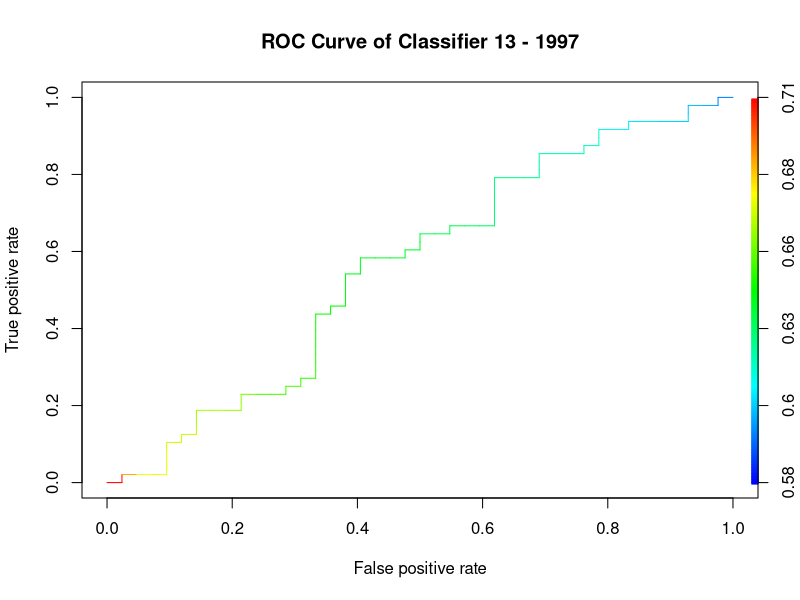
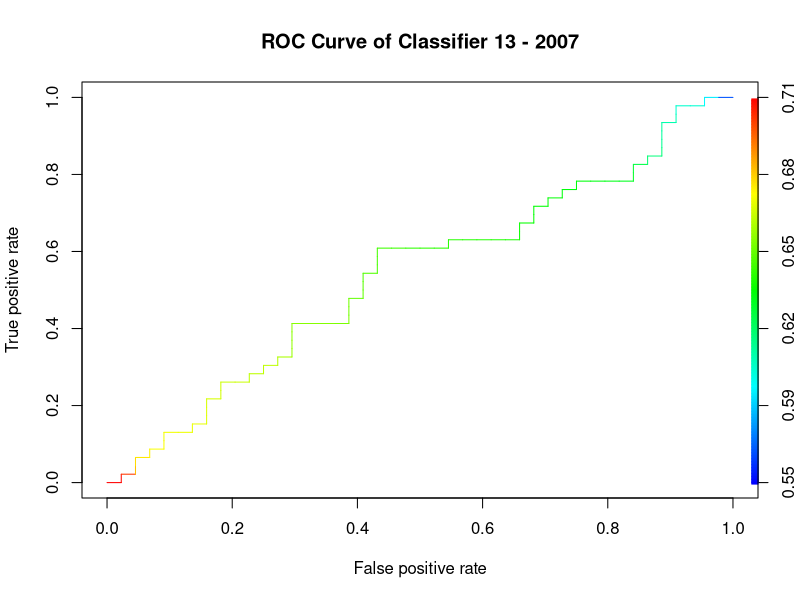
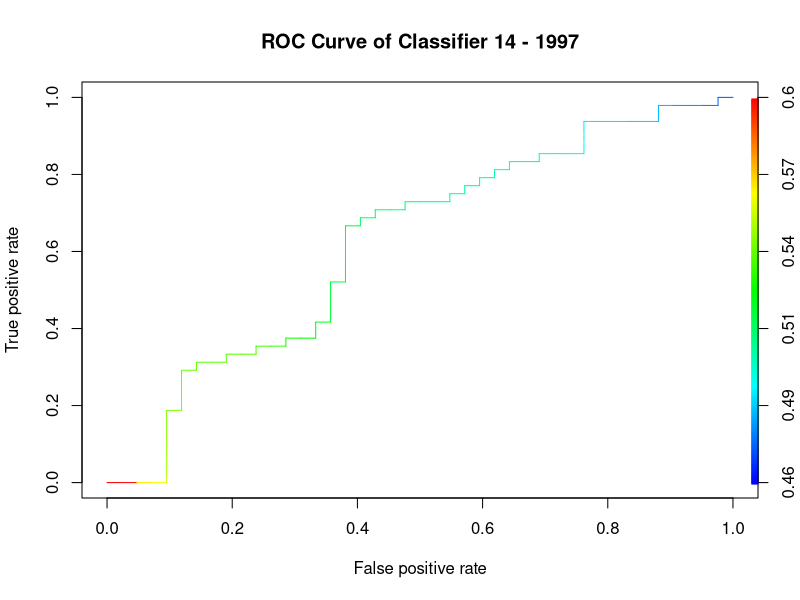
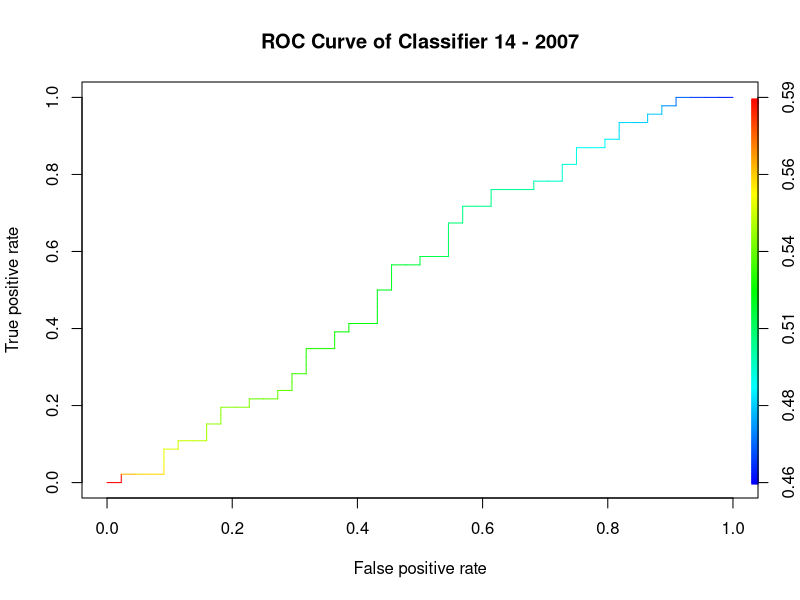

Reproduce these figures in R, in order.
## ---- chunk 1
knitr::opts_chunk$set(echo = TRUE)
## ---- chunk 2
library(readxl)
s13.1997 = read_excel('s13_outer_denmark_stratified.xlsx', sheet = 1)
s13.2007 = read_excel('s13_outer_denmark_stratified.xlsx', sheet = 2)
s13_p = read_excel('41467_2021_25583_MOESM9_ESM.xlsx', sheet = 2)
response.1997 = read_excel("data2-13_stratified.xlsx", sheet = 1)
response.2007 = read_excel("data2-13_stratified.xlsx", sheet = 2)
## ---- chunk 3
# add intercept to s13
intercept = c(rep(1,90))
new_s13.1997 = cbind(intercept,s13.1997)
new_s13.2007 = cbind(intercept,s13.2007)
## ---- chunk 4
# dot product
res1_1.1997 = as.matrix(new_s13.1997) %*% as.matrix(s13_p[,2]) 
res1_1.1997 <- 1/(1+exp(-res1_1.1997))
res1_1.2007 = as.matrix(new_s13.2007) %*% as.matrix(s13_p[,2]) 
res1_1.2007 <- 1/(1+exp(-res1_1.2007))
## ---- chunk 5
#1997
# For x greater than cutoff, assign it to 'MZ'
# For x smaller than cutoff, assign it to 'DZ'
# 0.640115562110414 is calculated from line 92 using package "caret"
zygosity.true.1997 = response.1997$Zygosity
zygosity.predicted.1997 = apply(res1_1.1997, 2, function(x) ifelse(x >= 0.640115562110414, "1", "0"))
## ---- chunk 6
#2007
zygosity.true.2007 = response.2007$Zygosity
zygosity.predicted.2007 = apply(res1_1.2007, 2, function(x) ifelse(x >= 0.640461480371415, "1", "0"))
## ---- chunk 7
# confusion matrix (true vs. predicted)
predicted_vs_true.1997 = data.frame(zygosity.true.1997, zygosity.true.1997, res1_1.1997)
predicted_vs_true2.1997 = predicted_vs_true.1997[complete.cases(predicted_vs_true.1997),] # remove NAs
predicted_vs_true.2007 = data.frame(zygosity.predicted.2007, zygosity.true.2007, res1_1.2007)
predicted_vs_true2.2007 = predicted_vs_true.2007[complete.cases(predicted_vs_true.2007),] # remove NAs
## ---- chunk 8
library(pROC)
library(ROCR)
## ---- chunk 9
# ROC curve
pred.1997 <- prediction(predicted_vs_true2.1997[,3], predicted_vs_true2.1997[,2])
perf.1997 <- performance(pred.1997,"tpr","fpr")
perf.1997
plot(perf.1997,colorize=TRUE)
title("ROC Curve of Classifier 13 - 1997")
## ---- chunk 10
# ROC curve
pred.2007 <- prediction(predicted_vs_true2.2007[,3], predicted_vs_true2.2007[,2])
perf.2007 <- performance(pred.2007,"tpr","fpr")
perf.2007
plot(perf.2007,colorize=TRUE)
title("ROC Curve of Classifier 13 - 2007")
## ---- chunk 11
# Model performance - 1997
library(caret)
roc.p.1997 = roc(predicted_vs_true2.1997[,2], predicted_vs_true2.1997[,3])
cutoff.1997 = roc.p.1997$thresholds[which.max(roc.p.1997$sensitivities+roc.p.1997$specificities)]
pred_b.1997 = as.integer(predicted_vs_true2.1997[,3]>cutoff.1997)
cft.1997 = table(pred_b.1997, predicted_vs_true2.1997[,2])
cm.1997 = confusionMatrix(cft.1997, positive = '1', mode = 'everything')
paste0('cutoff: ', cutoff.1997)
print(roc.p.1997$auc)
print(cm.1997)
## ---- chunk 12
# Model performance - 2007
roc.p.2007 = roc(predicted_vs_true2.2007[,2], predicted_vs_true2.2007[,3])
cutoff.2007 = roc.p.2007$thresholds[which.max(roc.p.2007$sensitivities+roc.p.2007$specificities)]
pred_b.2007 = as.integer(predicted_vs_true2.2007[,3]>cutoff.2007)
cft.2007 = table(pred_b.2007, predicted_vs_true2.2007[,2])
cm.2007 = confusionMatrix(cft.2007, positive = '1', mode = 'everything')
paste0('cutoff: ', cutoff.2007)
print(roc.p.2007$auc)
print(cm.2007)
## ---- chunk 13
library(readxl)
s14.1997 = read_excel('s14_outer_denmark_stratified.xlsx', sheet = 1)
response.s14.1997 = read_excel("data2-14_stratified.xlsx", sheet = 1)
s14.2007 = read_excel('s14_outer_denmark_stratified.xlsx', sheet = 2)
response.s14.2007 = read_excel("data2-14_stratified.xlsx", sheet = 2)
s14_p = read_excel('41467_2021_25583_MOESM9_ESM.xlsx', sheet = 3)
new_s14.1997 = cbind(intercept,s14.1997)
res2_1.1997 = as.matrix(new_s14.1997) %*% as.matrix(s14_p[,2])
res2_1.1997 <- 1/(1+exp(-res2_1.1997))
new_s14.2007 = cbind(intercept,s14.2007)
res2_1.2007 = as.matrix(new_s14.2007) %*% as.matrix(s14_p[,2])
res2_1.2007 <- 1/(1+exp(-res2_1.2007))
## ---- chunk 14
# For x greater than cutoff, assign it to 'MZ'
# For x smaller than cutoff, assign it to 'DZ'
zygosity.true.s14.1997 = response.s14.1997$Zygosity
zygosity.predicted.s14.1997 = apply(res2_1.1997, 2, function(x) ifelse(x >= 0.515229735575586, "MZ", "DZ"))
zygosity.true.s14.2007 = response.s14.2007$Zygosity
zygosity.predicted.s14.2007 = apply(res2_1.2007, 2, function(x) ifelse(x >= 0.506745614952607, "MZ", "DZ"))
## ---- chunk 15
# Confusion matrix
predicted_vs_true.s14.1997 = data.frame(zygosity.predicted.s14.1997, zygosity.true.s14.1997, res2_1.1997)
# remove NAs
predicted_vs_true2.s14.1997 = predicted_vs_true.s14.1997[complete.cases(predicted_vs_true.s14.1997),] 

predicted_vs_true.s14.2007 = data.frame(zygosity.predicted.s14.2007, zygosity.true.s14.2007, res2_1.2007)
# remove NAs
predicted_vs_true2.s14.2007 = predicted_vs_true.s14.2007[complete.cases(predicted_vs_true.s14.2007),] 
## ---- chunk 16
# ROC curve
pred.s14.1997 <- prediction(predicted_vs_true2.s14.1997[,3], predicted_vs_true2.s14.1997[,2])
perf.s14.1997 <- performance(pred.s14.1997,"tpr","fpr")
perf.s14.1997
plot(perf.s14.1997,colorize=TRUE)
title("ROC Curve of Classifier 14 - 1997")
## ---- chunk 17
# ROC curve
pred.s14.2007 <- prediction(predicted_vs_true2.s14.2007[,3], predicted_vs_true2.s14.2007[,2])
perf.s14.2007 <- performance(pred.s14.2007,"tpr","fpr")
perf.s14.2007
plot(perf.s14.2007,colorize=TRUE)
title("ROC Curve of Classifier 14 - 2007")
## ---- chunk 18
# Model performance
roc.p.s14.1997 = roc(predicted_vs_true2.s14.1997[,2], predicted_vs_true2.s14.1997[,3])
cutoff.s14.1997 = roc.p.s14.1997$thresholds[which.max(roc.p.s14.1997$sensitivities+roc.p.s14.1997$specificities)]
pred_b.s14.1997 = as.integer(predicted_vs_true2.s14.1997[,3]>cutoff.s14.1997)
cft.s14.1997 = table(pred_b.s14.1997, predicted_vs_true2.s14.1997[,2])
cm.s14.1997 = confusionMatrix(cft.s14.1997, positive = '1', mode = 'everything')
paste0('cutoff for supplementary data 14: ', cutoff.s14.1997)
print(roc.p.s14.1997$auc)
print(cm.s14.1997)
## ---- chunk 19
# Model performance
roc.p.s14.2007 = roc(predicted_vs_true2.s14.2007[,2], predicted_vs_true2.s14.2007[,3])
cutoff.s14.2007 = roc.p.s14.2007$thresholds[which.max(roc.p.s14.2007$sensitivities+roc.p.s14.2007$specificities)]
pred_b.s14.2007 = as.integer(predicted_vs_true2.s14.2007[,3]>cutoff.s14.2007)
cft.s14.2007 = table(pred_b.s14.2007, predicted_vs_true2.s14.2007[,2])
cm.s14.2007 = confusionMatrix(cft.s14.2007, positive = '1', mode = 'everything')
paste0('cutoff for supplementary data 14: ', cutoff.s14.2007)
print(roc.p.s14.2007$auc)
print(cm.s14.2007)
